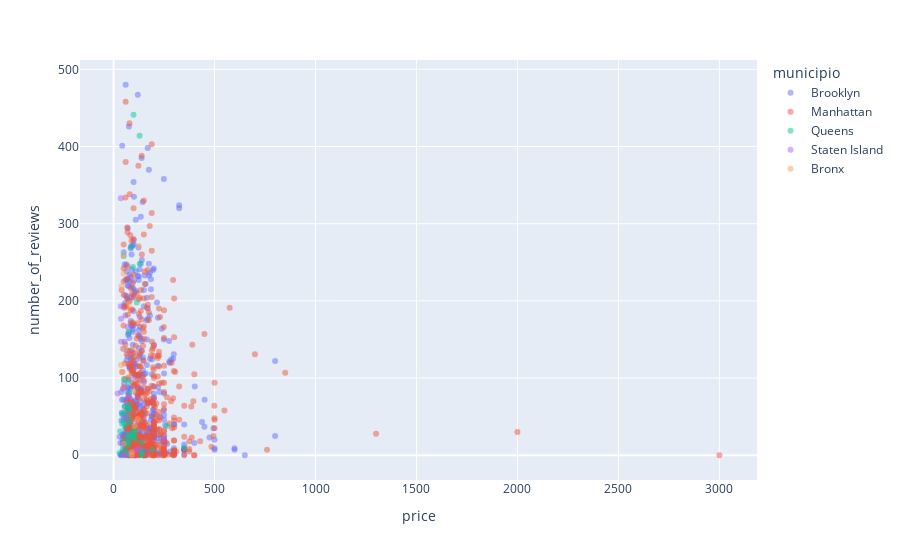

Here is the notebook cell this chart was saved with:
### Markdown cell above
#### Scatter Plot
**`px.scatter()`**

### Code cell
# Airbnb

px.scatter(data_frame  = df_airbnb.iloc[:1000, :],
           x           = "price",
           y           = "number_of_reviews",
           color       = "municipio",
           hover_name  = "name",
           width       = None,
           height      = None,
           opacity     = 0.5)

### Figure 1 — Plotly figure (JSON) as saved in the notebook; plotly's stock layout.template omitted (floating-point values rounded to 4 significant figures; data arrays with more than 128 entries replaced by an {"elided": "..."} marker saying what was removed)
{"data": [{"hovertemplate": "<b>%{hovertext}</b><br><br>municipio=Brooklyn<br>price=%{x}<br>number_of_reviews=%{y}<extra></extra>", "hovertext": {"elided": "470 str values"}, "legendgroup": "Brooklyn", "marker": {"color": "#636efa", "opacity": 0.5, "symbol": "circle"}, "mode": "markers", "name": "Brooklyn", "orientation": "v", "showlegend": true, "type": "scatter", "x": {"elided": "470 int values"}, "xaxis": "x", "y": {"elided": "470 int values"}, "yaxis": "y"}, {"hovertemplate": "<b>%{hovertext}</b><br><br>municipio=Manhattan<br>price=%{x}<br>number_of_reviews=%{y}<extra></extra>", "hovertext": {"elided": "457 str values"}, "legendgroup": "Manhattan", "marker": {"color": "#EF553B", "opacity": 0.5, "symbol": "circle"}, "mode": "markers", "name": "Manhattan", "orientation": "v", "showlegend": true, "type": "scatter", "x": {"elided": "457 int values"}, "xaxis": "x", "y": {"elided": "457 int values"}, "yaxis": "y"}, {"hovertemplate": "<b>%{hovertext}</b><br><br>municipio=Queens<br>price=%{x}<br>number_of_reviews=%{y}<extra></extra>", "hovertext": ["1 Stop fr. Manhattan! Private Suite,Landmark Block", "Little King of Queens", "Fully Furnished Basement Apartment", "A room w/ a Manhattan view, longer stay", "Beautiful Queens Brownstone! - 5BR", "( F) Excellent/Pvt Rm", "cozy studio with parking spot", "Clean and convenient 2BR apartment", "3 floors of luxury!", "Elegant NYC Pad", "Nice, clean, safe, convenient 3BR", "Safe cute near subway& Manhattan NY NY retro style", "One Bedroom Mini studio - Free WIFI", "Modern, Safe, Clean, Bright Room in Astoria for 2", "Bienvenue", "Oceanfront Apartment in Rockaway", "1 BDRM Apt-Weekend Sublease", "Forest Hills Apt minutes to midtown Manhattan", "Astoria-Private Home NYC-", "Female Only Clean15min to Manhattan", "Sunny 15min to Manhattan LADY only", "Lady only Curtain-divided room", "Ultra Modern NYC Garden Apartment", "Modern Garden Apartment in NYC", "Spacious, Kid-Friendly, and 15-20 Mins. to Midtown", "Sunnyside NYC/ AC room/ city views/ near Midtown", "Modern Unique Studio in NYC", "rooms for rent in Queens with piano", "Private Room With GREAT Location", "Astoria Garden Suite", "Quality Cozy Studio Next to Subway", "Read it 1st, A seprat fur BR, low $", "Entire apt NYC, Queens. 15 min from Times Square.", "My Home Is Your Home", "City Skyline Views from every room!", "Large Sunny Bedroom in QNS NYC", "One stop from Midtown Manhattan!", "Cozy New York  City private room", "Large Room in a Huge NY apartment.", "2 Rooms in Cottage NYC", "Entire Apartment in Astoria, 15mins from Manhattan", "NYC Summer Getaway | Full Home 2BR", "Nice Private Room Beauty in Queens", "Charming Ridgewood Soulful  Walk-Up", "Quaint & Quiet in Queens", "Single Room", "Beautiful Bedrooms in Briarwood, NY"], "legendgroup": "Queens", "marker": {"color": "#00cc96", "opacity": 0.5, "symbol": "circle"}, "mode": "markers", "name": "Queens", "orientation": "v", "showlegend": true, "type": "scatter", "x": [130, 70, 140, 79, 350, 55, 98, 140, 265, 140, 140, 99, 115, 80, 50, 70, 110, 97, 129, 42, 42, 33, 107, 95, 75, 50, 95, 55, 75, 75, 79, 54, 80, 75, 73, 55, 96, 85, 30, 65, 70, 192, 55, 52, 75, 45, 75], "xaxis": "x", "y": [248, 25, 1, 28, 10, 52, 33, 6, 38, 17, 1, 441, 198, 42, 43, 13, 30, 28, 414, 53, 41, 31, 21, 24, 160, 258, 24, 19, 65, 49, 60, 56, 81, 20, 95, 38, 244, 270, 3, 5, 1, 7, 63, 98, 59, 8, 16], "yaxis": "y"}, {"hovertemplate": "<b>%{hovertext}</b><br><br>municipio=Staten Island<br>price=%{x}<br>number_of_reviews=%{y}<extra></extra>", "hovertext": ["New York room with a view", "A SpeciaL!! Private Room in NY", "B NYC Staten Alternative...", "C Private Room By The Ferry", "D Private Che@p Room 2 Explore NYC", "New Clean Spacious Bed & Breakfast", "Sunny cozy multileveled apartment!", "Oceanview,close to Manhattan", "Affordable rooms,all transportation", "Budget stay, near transportation", "Private Room in Artist's Home, Stapleton, SI", "Enjoy Staten Island Hospitality", "A PLACE TO STAY CLOSE TO MANHATTAN"], "legendgroup": "Staten Island", "marker": {"color": "#ab63fa", "opacity": 0.5, "symbol": "circle"}, "mode": "markers", "name": "Staten Island", "orientation": "v", "showlegend": true, "type": "scatter", "x": [70, 36, 37, 37, 36, 80, 75, 250, 50, 125, 59, 20, 110], "xaxis": "x", "y": [166, 193, 147, 177, 333, 2, 76, 21, 0, 8, 50, 80, 6], "yaxis": "y"}, {"hovertemplate": "<b>%{hovertext}</b><br><br>municipio=Bronx<br>price=%{x}<br>number_of_reviews=%{y}<extra></extra>", "hovertext": ["Room with a View", "Cozy bedroom by Yankee Stadium", "LL3", "DOMINIQUE'S NY mini efficiency* wifi*metro*quiet", "Condo Apartment with laundry in unit", "Artsy 1 bedroom Apt. 20 min to 42nd Grand Central!", " Affordable & Cozy ", "A PRIVATE FLAT / APARTMENT- $SPECIAL$", "Yankee Stadium Oasis 2 stops to Manhattan!", "Zen Yankee Stadium Pad 5 Minutes To Manhattan!", "NY/ Big Room for 2 near Manhattan", "Home Away From Home-Room in Bronx", "New York City- Riverdale Modern two bedrooms unit"], "legendgroup": "Bronx", "marker": {"color": "#FFA15A", "opacity": 0.5, "symbol": "circle"}, "mode": "markers", "name": "Bronx", "orientation": "v", "showlegend": true, "type": "scatter", "x": [40, 45, 90, 105, 90, 77, 37, 125, 50, 50, 42, 50, 120], "xaxis": "x", "y": [219, 138, 0, 38, 4, 197, 117, 271, 258, 235, 108, 15, 47], "yaxis": "y"}], "layout": {"legend": {"title": {"text": "municipio"}, "tracegroupgap": 0}, "margin": {"t": 60}, "xaxis": {"anchor": "y", "domain": [0, 1], "title": {"text": "price"}}, "yaxis": {"anchor": "x", "domain": [0, 1], "title": {"text": "number_of_reviews"}}}}
